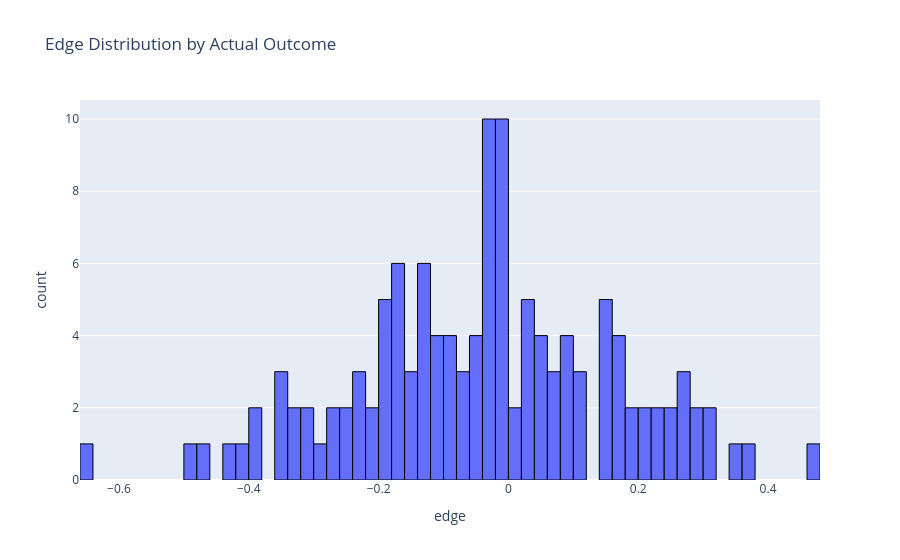

Notebook cell for this chart:
### Code cell
import plotly.express as px
import plotly.graph_objects as go
fig1 = px.histogram(betting_df[betting_df['Tournament']=='Wimbledon'], x='edge', nbins=60, title='Edge Distribution by Actual Outcome')
fig1.update_traces(marker_line_color='black', marker_line_width=1)
fig1.show()

### Figure 1 — Plotly figure (JSON) as saved in the notebook; plotly's stock layout.template omitted (floating-point values rounded to 4 significant figures)
{"data": [{"bingroup": "x", "hovertemplate": "edge=%{x}<br>count=%{y}<extra></extra>", "legendgroup": "", "marker": {"color": "#636efa", "line": {"color": "black", "width": 1}, "pattern": {"shape": ""}}, "name": "", "nbinsx": 60, "orientation": "v", "showlegend": false, "type": "histogram", "x": [-0.0792, 0.0895, 0.2378, -0.009583, 0.01248, -0.2634, 0.007625, 0.2996, -0.3988, 0.2483, -0.09168, -0.3372, -0.0739, 0.348, 0.2058, -0.2965, 0.3747, -0.1869, 0.4643, -0.3519, -0.02646, -0.1394, 0.0205, 0.09292, -0.1968, 0.0461, -0.6549, 0.2702, -0.01133, 0.2754, 0.07718, -0.2087, -0.1627, -0.245, 0.04002, -0.1961, 0.02092, -0.05567, -0.02621, -0.06271, 0.02983, -0.01369, 0.2726, -0.1554, -0.01849, 0.03747, -0.4864, -0.03889, 0.2224, 0.1079, -0.1947, -0.01362, -0.4348, -0.01486, -0.1298, 0.1592, -0.224, 0.1546, -0.1005, -0.1212, -0.1568, -0.004735, -0.2739, -0.1336, -0.1611, -0.3432, 0.1957, 0.1644, 0.1017, -0.2051, -0.1248, -0.1237, 0.1764, 0.06393, -0.02511, 0.1196, -0.1091, 0.1738, -0.3381, -0.3844, 0.09856, 0.1453, -0.167, -0.03896, -0.2229, 0.1495, -0.02111, 0.1639, 0.2153, -0.4669, -0.08238, 0.3195, 0.06685, -0.2411, 0.3154, -0.0351, -0.04352, -0.002619, 0.08811, -0.2369, -0.03545, -0.09395, -0.1091, -0.1113, -0.3027, 0.04233, 0.1973, 0.2599, -0.3482, -0.04889, -0.303, 0.04096, -0.03088, -0.004297, 0.2882, -0.01709, 0.02646, -0.1467, -0.1783, -0.18, -0.03288, -0.1737, -0.04474, -0.402, 0.1449, -0.09131, -0.1665], "xaxis": "x", "yaxis": "y"}], "layout": {"barmode": "relative", "legend": {"tracegroupgap": 0}, "title": {"text": "Edge Distribution by Actual Outcome"}, "xaxis": {"anchor": "y", "domain": [0, 1], "title": {"text": "edge"}}, "yaxis": {"anchor": "x", "domain": [0, 1], "title": {"text": "count"}}}}
